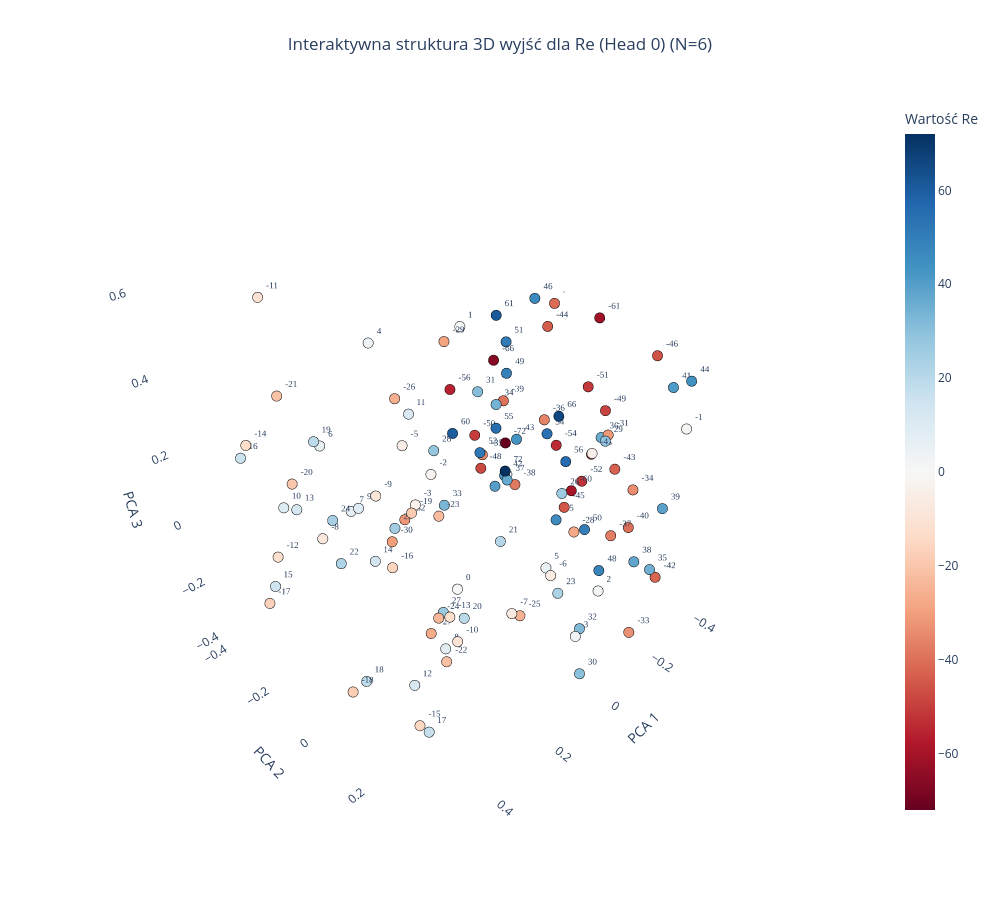
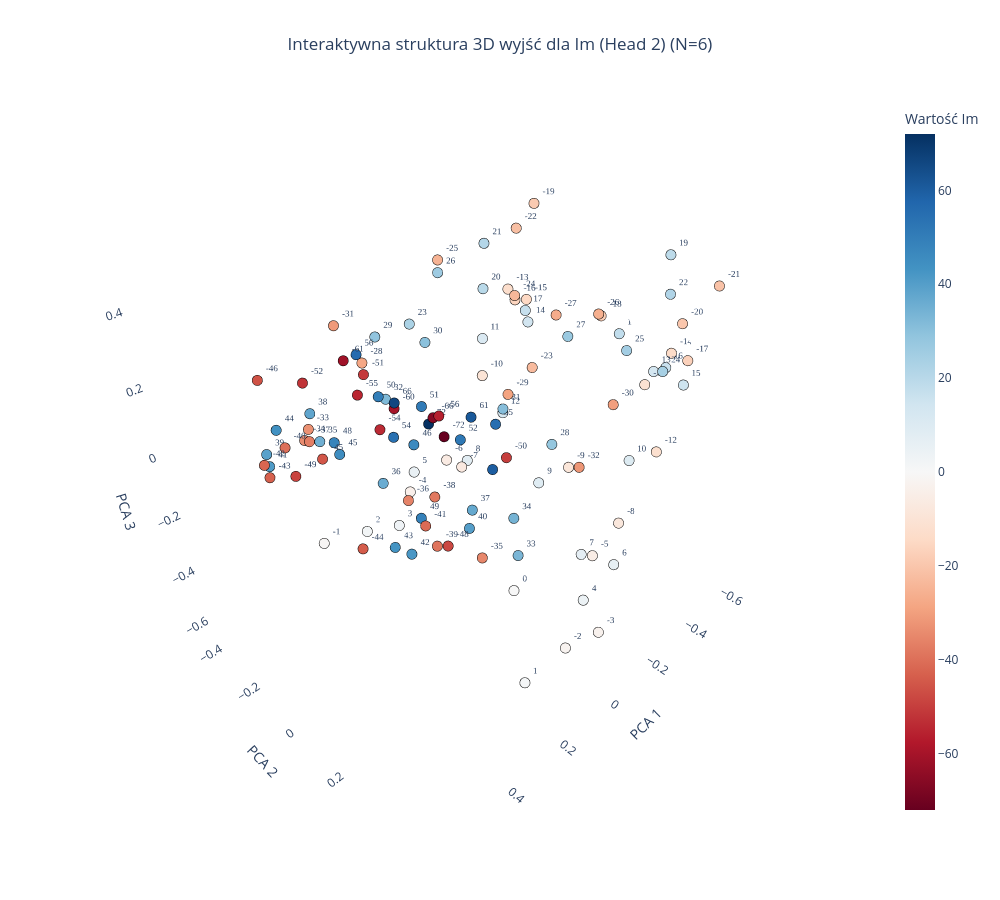

Here is the notebook cell these charts were saved with, in order:
### Code cell
plot_output_head_plotly_3d(model, N=N, head_idx=0)

plot_output_head_plotly_3d(model, N=N, head_idx=2)

### Figure 1 — Plotly figure (JSON) as saved in the notebook; plotly's stock layout.template omitted (floating-point values rounded to 4 significant figures)
{"data": [{"hoverinfo": "text", "hovertext": ["Token ID: 0<br>Wartość algebraiczna: -72", "Token ID: 6<br>Wartość algebraiczna: -66", "Token ID: 11<br>Wartość algebraiczna: -61", "Token ID: 12<br>Wartość algebraiczna: -60", "Token ID: 16<br>Wartość algebraiczna: -56", "Token ID: 17<br>Wartość algebraiczna: -55", "Token ID: 18<br>Wartość algebraiczna: -54", "Token ID: 20<br>Wartość algebraiczna: -52", "Token ID: 21<br>Wartość algebraiczna: -51", "Token ID: 22<br>Wartość algebraiczna: -50", "Token ID: 23<br>Wartość algebraiczna: -49", "Token ID: 24<br>Wartość algebraiczna: -48", "Token ID: 26<br>Wartość algebraiczna: -46", "Token ID: 27<br>Wartość algebraiczna: -45", "Token ID: 28<br>Wartość algebraiczna: -44", "Token ID: 29<br>Wartość algebraiczna: -43", "Token ID: 30<br>Wartość algebraiczna: -42", "Token ID: 31<br>Wartość algebraiczna: -41", "Token ID: 32<br>Wartość algebraiczna: -40", "Token ID: 33<br>Wartość algebraiczna: -39", "Token ID: 34<br>Wartość algebraiczna: -38", "Token ID: 35<br>Wartość algebraiczna: -37", "Token ID: 36<br>Wartość algebraiczna: -36", "Token ID: 37<br>Wartość algebraiczna: -35", "Token ID: 38<br>Wartość algebraiczna: -34", "Token ID: 39<br>Wartość algebraiczna: -33", "Token ID: 40<br>Wartość algebraiczna: -32", "Token ID: 41<br>Wartość algebraiczna: -31", "Token ID: 42<br>Wartość algebraiczna: -30", "Token ID: 43<br>Wartość algebraiczna: -29", "Token ID: 44<br>Wartość algebraiczna: -28", "Token ID: 45<br>Wartość algebraiczna: -27", "Token ID: 46<br>Wartość algebraiczna: -26", "Token ID: 47<br>Wartość algebraiczna: -25", "Token ID: 48<br>Wartość algebraiczna: -24", "Token ID: 49<br>Wartość algebraiczna: -23", "Token ID: 50<br>Wartość algebraiczna: -22", "Token ID: 51<br>Wartość algebraiczna: -21", "Token ID: 52<br>Wartość algebraiczna: -20", "Token ID: 53<br>Wartość algebraiczna: -19", "Token ID: 54<br>Wartość algebraiczna: -18", "Token ID: 55<br>Wartość algebraiczna: -17", "Token ID: 56<br>Wartość algebraiczna: -16", "Token ID: 57<br>Wartość algebraiczna: -15", "Token ID: 58<br>Wartość algebraiczna: -14", "Token ID: 59<br>Wartość algebraiczna: -13", "Token ID: 60<br>Wartość algebraiczna: -12", "Token ID: 61<br>Wartość algebraiczna: -11", "Token ID: 62<br>Wartość algebraiczna: -10", "Token ID: 63<br>Wartość algebraiczna: -9", "Token ID: 64<br>Wartość algebraiczna: -8", "Token ID: 65<br>Wartość algebraiczna: -7", "Token ID: 66<br>Wartość algebraiczna: -6", "Token ID: 67<br>Wartość algebraiczna: -5", "Token ID: 68<br>Wartość algebraiczna: -4", "Token ID: 69<br>Wartość algebraiczna: -3", "Token ID: 70<br>Wartość algebraiczna: -2", "Token ID: 71<br>Wartość algebraiczna: -1", "Token ID: 72<br>Wartość algebraiczna: 0", "Token ID: 73<br>Wartość algebraiczna: 1", "Token ID: 74<br>Wartość algebraiczna: 2", "Token ID: 75<br>Wartość algebraiczna: 3", "Token ID: 76<br>Wartość algebraiczna: 4", "Token ID: 77<br>Wartość algebraiczna: 5", "Token ID: 78<br>Wartość algebraiczna: 6", "Token ID: 79<br>Wartość algebraiczna: 7", "Token ID: 80<br>Wartość algebraiczna: 8", "Token ID: 81<br>Wartość algebraiczna: 9", "Token ID: 82<br>Wartość algebraiczna: 10", "Token ID: 83<br>Wartość algebraiczna: 11", "Token ID: 84<br>Wartość algebraiczna: 12", "Token ID: 85<br>Wartość algebraiczna: 13", "Token ID: 86<br>Wartość algebraiczna: 14", "Token ID: 87<br>Wartość algebraiczna: 15", "Token ID: 88<br>Wartość algebraiczna: 16", "Token ID: 89<br>Wartość algebraiczna: 17", "Token ID: 90<br>Wartość algebraiczna: 18", "Token ID: 91<br>Wartość algebraiczna: 19", "Token ID: 92<br>Wartość algebraiczna: 20", "Token ID: 93<br>Wartość algebraiczna: 21", "Token ID: 94<br>Wartość algebraiczna: 22", "Token ID: 95<br>Wartość algebraiczna: 23", "Token ID: 96<br>Wartość algebraiczna: 24", "Token ID: 97<br>Wartość algebraiczna: 25", "Token ID: 98<br>Wartość algebraiczna: 26", "Token ID: 99<br>Wartość algebraiczna: 27", "Token ID: 100<br>Wartość algebraiczna: 28", "Token ID: 101<br>Wartość algebraiczna: 29", "Token ID: 102<br>Wartość algebraiczna: 30", "Token ID: 103<br>Wartość algebraiczna: 31", "Token ID: 104<br>Wartość algebraiczna: 32", "Token ID: 105<br>Wartość algebraiczna: 33", "Token ID: 106<br>Wartość algebraiczna: 34", "Token ID: 107<br>Wartość algebraiczna: 35", "Token ID: 108<br>Wartość algebraiczna: 36", "Token ID: 109<br>Wartość algebraiczna: 37", "Token ID: 110<br>Wartość algebraiczna: 38", "Token ID: 111<br>Wartość algebraiczna: 39", "Token ID: 112<br>Wartość algebraiczna: 40", "Token ID: 113<br>Wartość algebraiczna: 41", "Token ID: 114<br>Wartość algebraiczna: 42", "Token ID: 115<br>Wartość algebraiczna: 43", "Token ID: 116<br>Wartość algebraiczna: 44", "Token ID: 117<br>Wartość algebraiczna: 45", "Token ID: 118<br>Wartość algebraiczna: 46", "Token ID: 120<br>Wartość algebraiczna: 48", "Token ID: 121<br>Wartość algebraiczna: 49", "Token ID: 122<br>Wartość algebraiczna: 50", "Token ID: 123<br>Wartość algebraiczna: 51", "Token ID: 124<br>Wartość algebraiczna: 52", "Token ID: 126<br>Wartość algebraiczna: 54", "Token ID: 127<br>Wartość algebraiczna: 55", "Token ID: 128<br>Wartość algebraiczna: 56", "Token ID: 132<br>Wartość algebraiczna: 60", "Token ID: 133<br>Wartość algebraiczna: 61", "Token ID: 138<br>Wartość algebraiczna: 66", "Token ID: 144<br>Wartość algebraiczna: 72"], "marker": {"color": [-72, -66, -61, -60, -56, -55, -54, -52, -51, -50, -49, -48, -46, -45, -44, -43, -42, -41, -40, -39, -38, -37, -36, -35, -34, -33, -32, -31, -30, -29, -28, -27, -26, -25, -24, -23, -22, -21, -20, -19, -18, -17, -16, -15, -14, -13, -12, -11, -10, -9, -8, -7, -6, -5, -4, -3, -2, -1, 0, 1, 2, 3, 4, 5, 6, 7, 8, 9, 10, 11, 12, 13, 14, 15, 16, 17, 18, 19, 20, 21, 22, 23, 24, 25, 26, 27, 28, 29, 30, 31, 32, 33, 34, 35, 36, 37, 38, 39, 40, 41, 42, 43, 44, 45, 46, 48, 49, 50, 51, 52, 54, 55, 56, 60, 61, 66, 72], "colorbar": {"title": {"text": "Wartość Re"}}, "colorscale": [[0, "rgb(103,0,31)"], [0.1, "rgb(178,24,43)"], [0.2, "rgb(214,96,77)"], [0.3, "rgb(244,165,130)"], [0.4, "rgb(253,219,199)"], [0.5, "rgb(247,247,247)"], [0.6, "rgb(209,229,240)"], [0.7, "rgb(146,197,222)"], [0.8, "rgb(67,147,195)"], [0.9, "rgb(33,102,172)"], [1, "rgb(5,48,97)"]], "line": {"color": "Black", "width": 1}, "showscale": true, "size": 6}, "mode": "markers+text", "text": ["-72", "-66", "-61", "-60", "-56", "-55", "-54", "-52", "-51", "-50", "-49", "-48", "-46", "-45", "-44", "-43", "-42", "-41", "-40", "-39", "-38", "-37", "-36", "-35", "-34", "-33", "-32", "-31", "-30", "-29", "-28", "-27", "-26", "-25", "-24", "-23", "-22", "-21", "-20", "-19", "-18", "-17", "-16", "-15", "-14", "-13", "-12", "-11", "-10", "-9", "-8", "-7", "-6", "-5", "-4", "-3", "-2", "-1", "0", "1", "2", "3", "4", "5", "6", "7", "8", "9", "10", "11", "12", "13", "14", "15", "16", "17", "18", "19", "20", "21", "22", "23", "24", "25", "26", "27", "28", "29", "30", "31", "32", "33", "34", "35", "36", "37", "38", "39", "40", "41", "42", "43", "44", "45", "46", "48", "49", "50", "51", "52", "54", "55", "56", "60", "61", "66", "72"], "textfont": {"family": "Arial Black", "size": 9}, "textposition": "top right", "type": "scatter3d", "x": [-0.1348, -0.1594, -0.171, -0.09272, -0.08354, -0.1561, -0.2032, -0.1656, -0.226, -0.181, -0.2275, -0.2537, -0.4057, -0.3271, -0.4194, -0.2816, -0.3489, -0.5158, -0.3655, -0.3769, -0.3458, -0.2528, -0.2801, -0.2965, -0.2228, -0.1706, -0.01295, -0.1772, 0.0374, -0.09911, -0.01017, 0.2211, 0.0519, 0.1189, 0.3287, -0.0298, 0.3352, 0.3217, 0.359, 0.3914, 0.4566, 0.4978, 0.4993, 0.4771, 0.4985, 0.3786, 0.4596, 0.412, 0.3944, 0.3434, 0.3375, 0.2111, 0.1934, 0.04457, 0.06909, -0.02901, -0.08557, -0.3021, 0.08512, -0.2938, -0.06932, 0.008791, 0.07266, 0.0828, 0.2077, 0.2373, 0.3586, 0.364, 0.392, 0.4533, 0.4734, 0.3944, 0.5308, 0.4523, 0.4934, 0.4657, 0.4064, 0.3862, 0.3751, 0.332, 0.3104, -0.01893, 0.2921, 0.1134, 0.05148, 0.1636, -0.03676, -0.09811, 0.01283, -0.1968, -0.04384, -0.192, -0.291, -0.3187, -0.3186, -0.2739, -0.3417, -0.3746, -0.3335, -0.4606, -0.3787, -0.2784, -0.4941, -0.335, -0.4181, -0.2133, -0.2544, -0.1208, -0.2709, -0.1223, -0.2394, -0.1679, -0.09295, -0.1071, -0.1757, -0.1412, -0.07168], "y": [-0.05978, -0.13, 0.1819, 0.2001, -0.2138, 0.2036, 0.05564, 0.1747, 0.125, -0.2211, 0.1814, -0.2691, 0.194, -0.000826, -0.1748, 0.19, 0.3155, -0.2348, 0.199, -0.297, -0.2125, 0.2198, -0.05291, -0.3053, 0.2894, 0.3656, -0.3474, 0.2314, -0.3511, -0.2491, 0.28, 0.02333, -0.2764, 0.236, 0.1778, -0.2142, 0.2073, -0.3896, -0.3166, 0.1801, -0.009119, -0.2759, 0.2466, 0.2715, -0.2447, 0.2703, -0.2628, -0.2458, 0.3096, 0.002013, -0.2453, 0.2925, 0.3824, -0.2672, 0.3691, -0.3144, -0.3051, 0.3633, -0.01939, -0.3938, 0.3242, 0.3249, -0.3412, 0.2786, -0.4087, -0.2537, 0.2316, -0.03793, -0.3172, 0.263, 0.2579, -0.2519, 0.2371, -0.3182, -0.2912, 0.288, -0.01926, -0.1503, 0.3098, 0.3669, -0.2168, 0.2389, -0.2602, -0.2352, 0.2852, 0.008887, -0.2336, 0.2808, 0.3514, -0.225, 0.2974, -0.3694, -0.2448, 0.3123, 0.1113, -0.1794, 0.2463, 0.2906, -0.2858, 0.2189, -0.2874, -0.1507, 0.2485, -0.0339, -0.2245, 0.221, -0.1726, 0.2291, -0.1917, -0.1418, -0.007172, -0.1264, 0.1767, -0.2328, -0.1381, 0.1083, 0.0001924], "z": [0.05913, 0.2678, 0.4897, 0.06428, 0.1783, 0.1424, 0.07426, 0.04119, 0.2681, -0.01432, 0.2244, -0.1901, 0.3105, -0.2306, 0.2555, 0.02682, -0.3116, 0.2728, -0.2118, -0.0184, -0.2702, -0.1617, 0.06842, -0.1797, 0.04487, -0.3581, -0.2957, 0.2009, -0.3531, 0.2992, 0.03096, -0.3255, 0.1815, -0.1818, -0.08062, -0.2155, -0.1958, 0.256, 0.05, 0.2585, -0.3815, -0.2334, 0.2256, -0.2377, 0.2673, 0.02514, -0.09283, 0.589, -0.006677, 0.1778, -0.09668, -0.06849, 0.09407, 0.03677, 0.3367, -0.2303, -0.1448, 0.2211, -0.2895, 0.222, -0.1677, -0.2693, 0.3246, -0.02268, 0.0463, -0.06948, -0.1159, 0.1329, -0.00673, 0.5544, -0.1193, 0.02543, 0.2557, -0.2337, 0.2076, -0.2548, -0.3923, 0.2687, 0.0476, 0.2621, -0.1801, -0.1995, -0.07199, -0.1886, 0.1803, -0.3004, -0.002679, 0.2448, -0.3822, 0.1191, -0.3012, -0.3528, 0.02872, -0.2656, 0.07023, -0.1974, -0.2938, -0.09847, -0.3091, 0.2074, -0.2914, -0.04075, 0.2245, -0.301, 0.3234, -0.26, 0.1746, -0.05715, 0.2563, -0.00607, 0.06353, 0.05909, 0.1387, 0.02095, 0.3849, 0.2143, 0.03121]}], "layout": {"height": 900, "scene": {"xaxis": {"backgroundcolor": "white", "gridcolor": "rgba(200,200,200,0.2)", "title": {"text": "PCA 1"}}, "yaxis": {"backgroundcolor": "white", "gridcolor": "rgba(200,200,200,0.2)", "title": {"text": "PCA 2"}}, "zaxis": {"backgroundcolor": "white", "gridcolor": "rgba(200,200,200,0.2)", "title": {"text": "PCA 3"}}}, "showlegend": false, "title": {"text": "Interaktywna struktura 3D wyjść dla Re (Head 0) (N=6)", "x": 0.5, "xanchor": "center"}, "width": 1000}}

### Figure 2 — Plotly figure (JSON) as saved in the notebook; plotly's stock layout.template omitted (floating-point values rounded to 4 significant figures)
{"data": [{"hoverinfo": "text", "hovertext": ["Token ID: 0<br>Wartość algebraiczna: -72", "Token ID: 6<br>Wartość algebraiczna: -66", "Token ID: 11<br>Wartość algebraiczna: -61", "Token ID: 12<br>Wartość algebraiczna: -60", "Token ID: 16<br>Wartość algebraiczna: -56", "Token ID: 17<br>Wartość algebraiczna: -55", "Token ID: 18<br>Wartość algebraiczna: -54", "Token ID: 20<br>Wartość algebraiczna: -52", "Token ID: 21<br>Wartość algebraiczna: -51", "Token ID: 22<br>Wartość algebraiczna: -50", "Token ID: 23<br>Wartość algebraiczna: -49", "Token ID: 24<br>Wartość algebraiczna: -48", "Token ID: 26<br>Wartość algebraiczna: -46", "Token ID: 27<br>Wartość algebraiczna: -45", "Token ID: 28<br>Wartość algebraiczna: -44", "Token ID: 29<br>Wartość algebraiczna: -43", "Token ID: 30<br>Wartość algebraiczna: -42", "Token ID: 31<br>Wartość algebraiczna: -41", "Token ID: 32<br>Wartość algebraiczna: -40", "Token ID: 33<br>Wartość algebraiczna: -39", "Token ID: 34<br>Wartość algebraiczna: -38", "Token ID: 35<br>Wartość algebraiczna: -37", "Token ID: 36<br>Wartość algebraiczna: -36", "Token ID: 37<br>Wartość algebraiczna: -35", "Token ID: 38<br>Wartość algebraiczna: -34", "Token ID: 39<br>Wartość algebraiczna: -33", "Token ID: 40<br>Wartość algebraiczna: -32", "Token ID: 41<br>Wartość algebraiczna: -31", "Token ID: 42<br>Wartość algebraiczna: -30", "Token ID: 43<br>Wartość algebraiczna: -29", "Token ID: 44<br>Wartość algebraiczna: -28", "Token ID: 45<br>Wartość algebraiczna: -27", "Token ID: 46<br>Wartość algebraiczna: -26", "Token ID: 47<br>Wartość algebraiczna: -25", "Token ID: 48<br>Wartość algebraiczna: -24", "Token ID: 49<br>Wartość algebraiczna: -23", "Token ID: 50<br>Wartość algebraiczna: -22", "Token ID: 51<br>Wartość algebraiczna: -21", "Token ID: 52<br>Wartość algebraiczna: -20", "Token ID: 53<br>Wartość algebraiczna: -19", "Token ID: 54<br>Wartość algebraiczna: -18", "Token ID: 55<br>Wartość algebraiczna: -17", "Token ID: 56<br>Wartość algebraiczna: -16", "Token ID: 57<br>Wartość algebraiczna: -15", "Token ID: 58<br>Wartość algebraiczna: -14", "Token ID: 59<br>Wartość algebraiczna: -13", "Token ID: 60<br>Wartość algebraiczna: -12", "Token ID: 61<br>Wartość algebraiczna: -11", "Token ID: 62<br>Wartość algebraiczna: -10", "Token ID: 63<br>Wartość algebraiczna: -9", "Token ID: 64<br>Wartość algebraiczna: -8", "Token ID: 65<br>Wartość algebraiczna: -7", "Token ID: 66<br>Wartość algebraiczna: -6", "Token ID: 67<br>Wartość algebraiczna: -5", "Token ID: 68<br>Wartość algebraiczna: -4", "Token ID: 69<br>Wartość algebraiczna: -3", "Token ID: 70<br>Wartość algebraiczna: -2", "Token ID: 71<br>Wartość algebraiczna: -1", "Token ID: 72<br>Wartość algebraiczna: 0", "Token ID: 73<br>Wartość algebraiczna: 1", "Token ID: 74<br>Wartość algebraiczna: 2", "Token ID: 75<br>Wartość algebraiczna: 3", "Token ID: 76<br>Wartość algebraiczna: 4", "Token ID: 77<br>Wartość algebraiczna: 5", "Token ID: 78<br>Wartość algebraiczna: 6", "Token ID: 79<br>Wartość algebraiczna: 7", "Token ID: 80<br>Wartość algebraiczna: 8", "Token ID: 81<br>Wartość algebraiczna: 9", "Token ID: 82<br>Wartość algebraiczna: 10", "Token ID: 83<br>Wartość algebraiczna: 11", "Token ID: 84<br>Wartość algebraiczna: 12", "Token ID: 85<br>Wartość algebraiczna: 13", "Token ID: 86<br>Wartość algebraiczna: 14", "Token ID: 87<br>Wartość algebraiczna: 15", "Token ID: 88<br>Wartość algebraiczna: 16", "Token ID: 89<br>Wartość algebraiczna: 17", "Token ID: 90<br>Wartość algebraiczna: 18", "Token ID: 91<br>Wartość algebraiczna: 19", "Token ID: 92<br>Wartość algebraiczna: 20", "Token ID: 93<br>Wartość algebraiczna: 21", "Token ID: 94<br>Wartość algebraiczna: 22", "Token ID: 95<br>Wartość algebraiczna: 23", "Token ID: 96<br>Wartość algebraiczna: 24", "Token ID: 97<br>Wartość algebraiczna: 25", "Token ID: 98<br>Wartość algebraiczna: 26", "Token ID: 99<br>Wartość algebraiczna: 27", "Token ID: 100<br>Wartość algebraiczna: 28", "Token ID: 101<br>Wartość algebraiczna: 29", "Token ID: 102<br>Wartość algebraiczna: 30", "Token ID: 103<br>Wartość algebraiczna: 31", "Token ID: 104<br>Wartość algebraiczna: 32", "Token ID: 105<br>Wartość algebraiczna: 33", "Token ID: 106<br>Wartość algebraiczna: 34", "Token ID: 107<br>Wartość algebraiczna: 35", "Token ID: 108<br>Wartość algebraiczna: 36", "Token ID: 109<br>Wartość algebraiczna: 37", "Token ID: 110<br>Wartość algebraiczna: 38", "Token ID: 111<br>Wartość algebraiczna: 39", "Token ID: 112<br>Wartość algebraiczna: 40", "Token ID: 113<br>Wartość algebraiczna: 41", "Token ID: 114<br>Wartość algebraiczna: 42", "Token ID: 115<br>Wartość algebraiczna: 43", "Token ID: 116<br>Wartość algebraiczna: 44", "Token ID: 117<br>Wartość algebraiczna: 45", "Token ID: 118<br>Wartość algebraiczna: 46", "Token ID: 120<br>Wartość algebraiczna: 48", "Token ID: 121<br>Wartość algebraiczna: 49", "Token ID: 122<br>Wartość algebraiczna: 50", "Token ID: 123<br>Wartość algebraiczna: 51", "Token ID: 124<br>Wartość algebraiczna: 52", "Token ID: 126<br>Wartość algebraiczna: 54", "Token ID: 127<br>Wartość algebraiczna: 55", "Token ID: 128<br>Wartość algebraiczna: 56", "Token ID: 132<br>Wartość algebraiczna: 60", "Token ID: 133<br>Wartość algebraiczna: 61", "Token ID: 138<br>Wartość algebraiczna: 66", "Token ID: 144<br>Wartość algebraiczna: 72"], "marker": {"color": [-72, -66, -61, -60, -56, -55, -54, -52, -51, -50, -49, -48, -46, -45, -44, -43, -42, -41, -40, -39, -38, -37, -36, -35, -34, -33, -32, -31, -30, -29, -28, -27, -26, -25, -24, -23, -22, -21, -20, -19, -18, -17, -16, -15, -14, -13, -12, -11, -10, -9, -8, -7, -6, -5, -4, -3, -2, -1, 0, 1, 2, 3, 4, 5, 6, 7, 8, 9, 10, 11, 12, 13, 14, 15, 16, 17, 18, 19, 20, 21, 22, 23, 24, 25, 26, 27, 28, 29, 30, 31, 32, 33, 34, 35, 36, 37, 38, 39, 40, 41, 42, 43, 44, 45, 46, 48, 49, 50, 51, 52, 54, 55, 56, 60, 61, 66, 72], "colorbar": {"title": {"text": "Wartość Im"}}, "colorscale": [[0, "rgb(103,0,31)"], [0.1, "rgb(178,24,43)"], [0.2, "rgb(214,96,77)"], [0.3, "rgb(244,165,130)"], [0.4, "rgb(253,219,199)"], [0.5, "rgb(247,247,247)"], [0.6, "rgb(209,229,240)"], [0.7, "rgb(146,197,222)"], [0.8, "rgb(67,147,195)"], [0.9, "rgb(33,102,172)"], [1, "rgb(5,48,97)"]], "line": {"color": "Black", "width": 1}, "showscale": true, "size": 6}, "mode": "markers+text", "text": ["-72", "-66", "-61", "-60", "-56", "-55", "-54", "-52", "-51", "-50", "-49", "-48", "-46", "-45", "-44", "-43", "-42", "-41", "-40", "-39", "-38", "-37", "-36", "-35", "-34", "-33", "-32", "-31", "-30", "-29", "-28", "-27", "-26", "-25", "-24", "-23", "-22", "-21", "-20", "-19", "-18", "-17", "-16", "-15", "-14", "-13", "-12", "-11", "-10", "-9", "-8", "-7", "-6", "-5", "-4", "-3", "-2", "-1", "0", "1", "2", "3", "4", "5", "6", "7", "8", "9", "10", "11", "12", "13", "14", "15", "16", "17", "18", "19", "20", "21", "22", "23", "24", "25", "26", "27", "28", "29", "30", "31", "32", "33", "34", "35", "36", "37", "38", "39", "40", "41", "42", "43", "44", "45", "46", "48", "49", "50", "51", "52", "54", "55", "56", "60", "61", "66", "72"], "textfont": {"family": "Arial Black", "size": 9}, "textposition": "top right", "type": "scatter3d", "x": [0.1304, 0.2101, 0.2322, 0.1432, 0.256, 0.1932, 0.3154, 0.3596, 0.2601, 0.1395, 0.4444, 0.3502, 0.4869, 0.5079, 0.5972, 0.5122, 0.5086, 0.4088, 0.4257, 0.4571, 0.4388, 0.3977, 0.3792, 0.3575, 0.3635, 0.3056, 0.04908, 0.2347, -0.0924, 0.1431, 0.1541, -0.2381, -0.1576, -0.1893, -0.4034, 0.03656, -0.4621, -0.5193, -0.4415, -0.5098, -0.5412, -0.5643, -0.5315, -0.5524, -0.5908, -0.4866, -0.4829, -0.428, -0.4015, -0.3613, -0.3057, -0.1931, -0.198, -0.1079, -0.03744, -0.009972, 0.07077, 0.247, -0.1057, 0.2032, 0.1074, 0.008056, -0.08562, -0.07466, -0.2553, -0.2106, -0.2964, -0.352, -0.4105, -0.4179, -0.431, -0.4884, -0.5697, -0.5797, -0.5707, -0.5603, -0.6038, -0.5461, -0.3888, -0.4691, -0.5006, 0.0293, -0.4693, -0.237, -0.1542, -0.2978, 0.05569, 0.1018, -0.1062, 0.1341, 0.0706, 0.2418, 0.1916, 0.3121, 0.3082, 0.2849, 0.3536, 0.4596, 0.2821, 0.4668, 0.4449, 0.4385, 0.4504, 0.4298, 0.3622, 0.2715, 0.3271, 0.1123, 0.1963, 0.2201, 0.2585, 0.07341, 0.1725, 0.09758, 0.1377, 0.1734, 0.094], "y": [0.02779, 0.07778, -0.2385, -0.1543, 0.1505, -0.2451, 0.003384, -0.2413, -0.1187, 0.2564, -0.1958, 0.2735, -0.2322, 0.03846, 0.2863, -0.2055, -0.2296, 0.2656, -0.26, 0.3573, 0.3341, -0.1845, 0.1737, 0.3926, -0.2623, -0.3304, 0.4052, -0.2617, 0.3841, 0.2604, -0.2652, 0.0734, 0.2706, -0.3314, -0.2277, 0.2365, -0.2822, 0.3757, 0.3316, -0.2576, -0.003562, 0.2931, -0.3433, -0.3126, 0.2216, -0.3336, 0.2832, 0.2495, -0.3624, 0.05563, 0.2983, -0.2482, -0.3256, 0.3567, -0.3273, 0.47, 0.4249, -0.423, 0.07386, 0.4003, -0.3806, -0.3382, 0.3561, -0.3472, 0.3319, 0.2433, -0.3294, -0.05407, 0.24, -0.378, -0.2933, 0.2342, -0.318, 0.2825, 0.2218, -0.3229, 0.02413, 0.204, -0.3474, -0.4234, 0.2473, -0.2092, 0.2755, 0.307, -0.2938, 0.06972, 0.3246, -0.2685, -0.3048, 0.2371, -0.2817, 0.395, 0.3329, -0.271, -0.01039, 0.2878, -0.2357, -0.2993, 0.2748, -0.2815, 0.2556, 0.1882, -0.247, -0.008402, 0.1835, -0.2641, 0.1549, -0.2603, 0.021, 0.1829, -0.01832, 0.156, -0.2627, 0.1708, 0.135, -0.114, -0.07279], "z": [0.02579, 0.1419, 0.1836, 0.03618, 0.2002, 0.06126, 0.1219, 0.1685, 0.2022, 0.07816, -0.0537, -0.05929, 0.2321, 0.149, 0.09228, -0.02776, -0.003493, 0.03065, -0.005177, 0.05728, 0.1659, 0.03685, 0.03538, -0.01645, -0.01311, -0.03644, 0.07964, 0.2759, 0.1807, 0.2566, 0.1361, 0.2588, 0.3561, 0.3082, 0.1634, 0.2741, 0.3426, 0.3473, 0.2526, 0.4115, 0.1263, 0.08119, 0.0699, 0.0746, 0.06754, 0.1245, -0.197, 0.04128, -0.1658, -0.307, -0.3573, -0.3748, -0.3884, -0.3241, -0.4351, -0.466, -0.5002, -0.5383, -0.6455, -0.5508, -0.5464, -0.5546, -0.4776, -0.385, -0.467, -0.4542, -0.4412, -0.4201, -0.2137, -0.04068, -0.2933, 0.05317, -0.01318, -0.008878, 0.02808, 0.0295, 0.05456, 0.3746, 0.1525, 0.2551, 0.2893, 0.2271, 0.07709, 0.2419, 0.2918, 0.173, 0.1089, 0.1936, 0.0871, 0.2036, -0.01992, -0.08037, -0.0336, -0.04535, -0.05009, 0.01838, 0.07786, -0.02909, -0.04553, -0.05517, -0.03635, -0.06171, 0.06664, 0.1001, 0.1873, -0.06485, -0.05786, 0.0152, 0.1429, 0.1328, 0.06293, 0.09684, 0.1694, -0.02198, 0.1369, 0.08476, 0.002163]}], "layout": {"height": 900, "scene": {"xaxis": {"backgroundcolor": "white", "gridcolor": "rgba(200,200,200,0.2)", "title": {"text": "PCA 1"}}, "yaxis": {"backgroundcolor": "white", "gridcolor": "rgba(200,200,200,0.2)", "title": {"text": "PCA 2"}}, "zaxis": {"backgroundcolor": "white", "gridcolor": "rgba(200,200,200,0.2)", "title": {"text": "PCA 3"}}}, "showlegend": false, "title": {"text": "Interaktywna struktura 3D wyjść dla Im (Head 2) (N=6)", "x": 0.5, "xanchor": "center"}, "width": 1000}}
